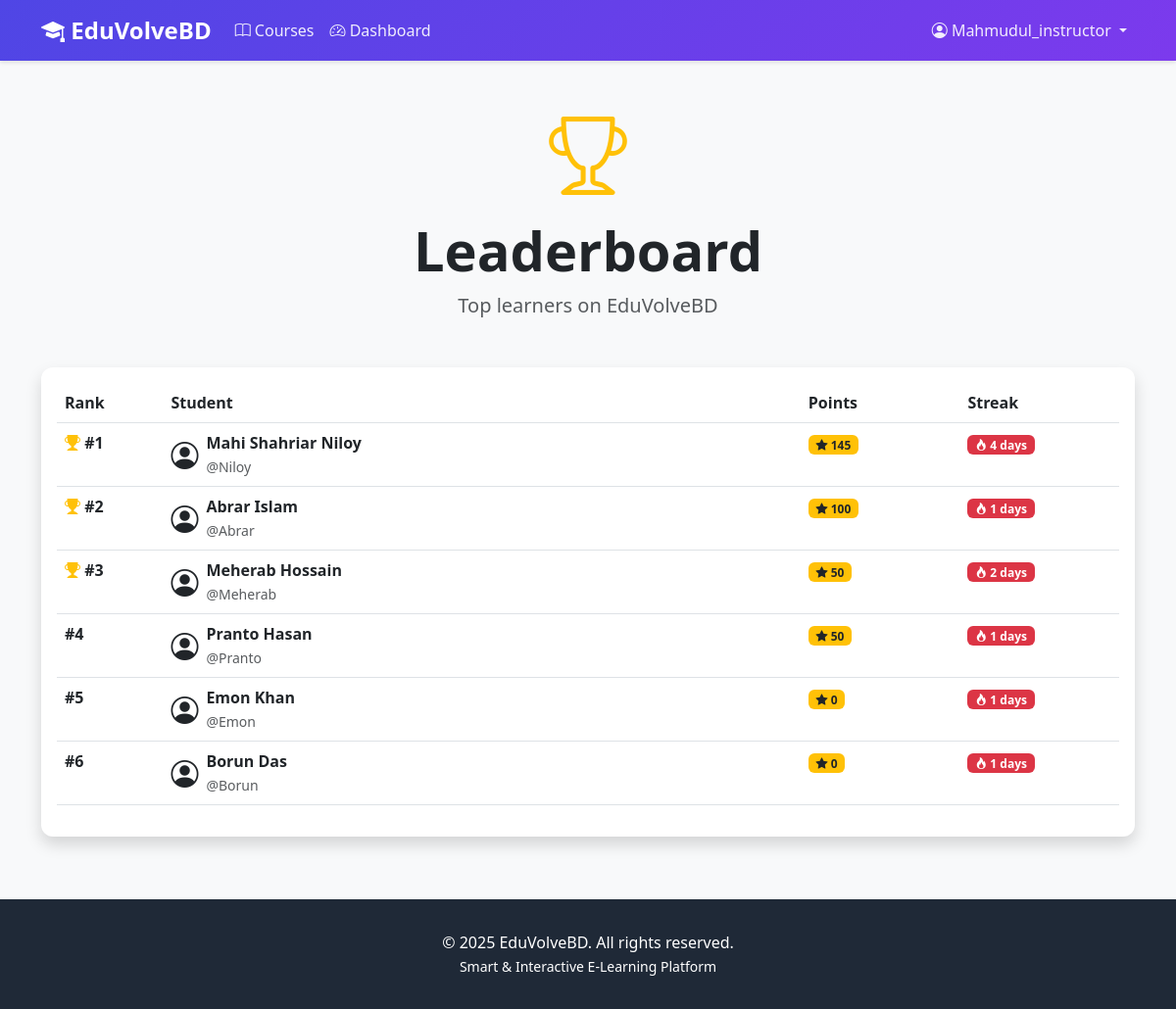
The page /accounts/leaderboard/ (signed in) on the database its author committed.
### accounts/models.py (models this page shows, shortened)
class User(AbstractUser):
    class Role(models.TextChoices):
        ADMIN = 'ADMIN', 'Admin'
        INSTRUCTOR = 'INSTRUCTOR', 'Instructor'
        STUDENT = 'STUDENT', 'Student'
    role = models.CharField(
        max_length=20,
        choices=Role.choices,
        default=Role.STUDENT
    )
    bio = models.TextField(blank=True, null=True)
    profile_picture = models.ImageField(
        upload_to='profiles/',
        blank=True,
        null=True
    )
    phone = models.CharField(max_length=15, blank=True, null=True)
    date_of_birth = models.DateField(blank=True, null=True)
    total_points = models.IntegerField(default=0, validators=[MinValueValidator(0)])
    current_streak = models.IntegerField(default=0, validators=[MinValueValidator(0)])
    longest_streak = models.IntegerField(default=0, validators=[MinValueValidator(0)])
    last_activity_date = models.DateField(blank=True, null=True)
    created_at = models.DateTimeField(auto_now_add=True)
    updated_at = models.DateTimeField(auto_now=True)
    class Meta:
        ordering = ['-date_joined']
    def is_student(self):
        return self.role == self.Role.STUDENT

### accounts/views.py (the view)
# urls.py: path('leaderboard/', views.leaderboard, name='leaderboard'),
@login_required
def leaderboard(request):
    top_students = User.objects.filter(
        role=User.Role.STUDENT
    ).order_by('-total_points')[:50]
    user_rank = None
    if request.user.is_student():
        students_above = User.objects.filter(
            role=User.Role.STUDENT,
            total_points__gt=request.user.total_points
        ).count()
        user_rank = students_above + 1
    context = {
        'top_students': top_students,
        'user_rank': user_rank,
    }
    return render(request, 'accounts/leaderboard.html', context)

### templates/accounts/leaderboard.html (shortened to what this page needs)
{% extends 'base.html' %}
{% block content %}
<div class="container my-5">
    <div class="text-center mb-5">
        <i class="bi bi-trophy display-1 text-warning"></i>
        <h1 class="display-4 fw-bold mt-3">Leaderboard</h1>
        <p class="lead text-muted">Top learners on EduVolveBD</p>
    </div>
    <div class="card shadow">
        <div class="card-body">
            <div class="table-responsive">
                <table class="table table-hover">
                    <thead>
                        <tr>
                            <th width="10%">Rank</th>
                            <th>Student</th>
                            <th width="15%">Points</th>
                            <th width="15%">Streak</th>
                        </tr>
                    </thead>
                    <tbody>
                        {% for student in top_students %}
                        <tr {% if student == user %}class="table-primary"{% endif %}>
                            <td class="fw-bold">
                                {% if forloop.counter <= 3 %}
                                    <i class="bi bi-trophy-fill text-warning"></i>
                                {% endif %}
                                #{{ forloop.counter }}
                            </td>
                            <td>
                                <div class="d-flex align-items-center">
                                    <i class="bi bi-person-circle fs-3 me-2"></i>
                                    <div>
                                        <div class="fw-bold">{{ student.get_full_name|default:student.username }}</div>
                                        <small class="text-muted">@{{ student.username }}</small>
                                    </div>
                                </div>
                            </td>
                            <td>
                                <span class="badge bg-warning text-dark">
                                    <i class="bi bi-star-fill"></i> {{ student.total_points }}
                                </span>
                            </td>
                            <td>
                                <span class="badge bg-danger">
                                    <i class="bi bi-fire"></i> {{ student.current_streak }} days
                                </span>
                            </td>
                        </tr>
                        {% empty %}
                        <tr>
                            <td colspan="4" class="text-center text-muted">No students yet</td>
                        </tr>
                        {% endfor %}
                    </tbody>
                </table>
            </div>
        </div>
    </div>
</div>
{% endblock %}

### templates/base.html (shortened to what this page needs)
<!DOCTYPE html>
<html lang="en">
<head>
    <link href="https://cdn.jsdelivr.net/npm/bootstrap@5.3.0/dist/css/bootstrap.min.css" rel="stylesheet">
    <link rel="stylesheet" href="https://cdn.jsdelivr.net/npm/bootstrap-icons@1.10.0/font/bootstrap-icons.css">
</head>
<body>
    <nav class="navbar navbar-expand-lg navbar-dark">
        <div class="container">
            <a class="navbar-brand" href="{% url 'home' %}">
                <i class="bi bi-mortarboard-fill"></i> EduVolveBD
            </a>
            <div class="collapse navbar-collapse" id="navbarNav">
                <ul class="navbar-nav me-auto">
                    <li class="nav-item">
                        <a class="nav-link" href="{% url 'courses:course_list' %}">
                            <i class="bi bi-book"></i> Courses
                        </a>
                    </li>
                    {% if user.is_authenticated %}
                        <li class="nav-item">
                            <a class="nav-link" href="{% url 'courses:dashboard' %}">
                                <i class="bi bi-speedometer2"></i> Dashboard
                            </a>
                        </li>
                    {% endif %}
                </ul>
                <ul class="navbar-nav align-items-center">
                    {% if user.is_authenticated %}
                        <li class="nav-item dropdown">
                            <a class="nav-link dropdown-toggle" href="#" id="navbarDropdown" role="button" data-bs-toggle="dropdown">
                                <i class="bi bi-person-circle"></i> {{ user.username }}
                            </a>
                        </li>
                    {% endif %}
                </ul>
            </div>
        </div>
    </nav>
    <main>
        {% block content %}{% endblock %}
    </main>
    <footer class="footer">
        <div class="container text-center">
            <p class="mb-0">&copy; 2025 EduVolveBD. All rights reserved.</p>
            <p class="mb-0">
                <small>Smart & Interactive E-Learning Platform</small>
            </p>
        </div>
    </footer>
</body>
</html>

### templates/base.html (style rules this page uses)
:root { --primary-color: #4f46e5; --secondary-color: #7c3aed; --success-color: #10b981; --danger-color: #ef4444; --warning-color: #f59e0b; }
body { font-family: 'Segoe UI', Tahoma, Geneva, Verdana, sans-serif; background-color: #f8f9fa; }
.navbar { background: linear-gradient(135deg, var(--primary-color), var(--secondary-color)); box-shadow: 0 2px 4px rgba(0,0,0,0.1); position: relative; z-index: 1030; }
.navbar-brand { font-size: 1.5rem; font-weight: bold; color: white !important; }
.nav-link { color: rgba(255,255,255,0.9) !important; transition: color 0.3s; }
.card { border: none; border-radius: 12px; box-shadow: 0 2px 8px rgba(0,0,0,0.1); transition: transform 0.3s, box-shadow 0.3s; }
.footer { background-color: #1f2937; color: white; padding: 2rem 0; margin-top: 4rem; }

### rows shown on the page
User: username "Mahmudul_instructor"
User: get_full_name "Mahi Shahriar Niloy", username "Niloy", total_points "145", current_streak "4"
User: get_full_name "Abrar Islam", username "Abrar", total_points "100", current_streak "1"
User: get_full_name "Meherab Hossain", username "Meherab", total_points "50", current_streak "2"
User: get_full_name "Pranto Hasan", username "Pranto", total_points "50", current_streak "1"
User: get_full_name "Emon Khan", username "Emon", total_points "0", current_streak "1"
User: get_full_name "Borun Das", username "Borun", total_points "0", current_streak "1"
